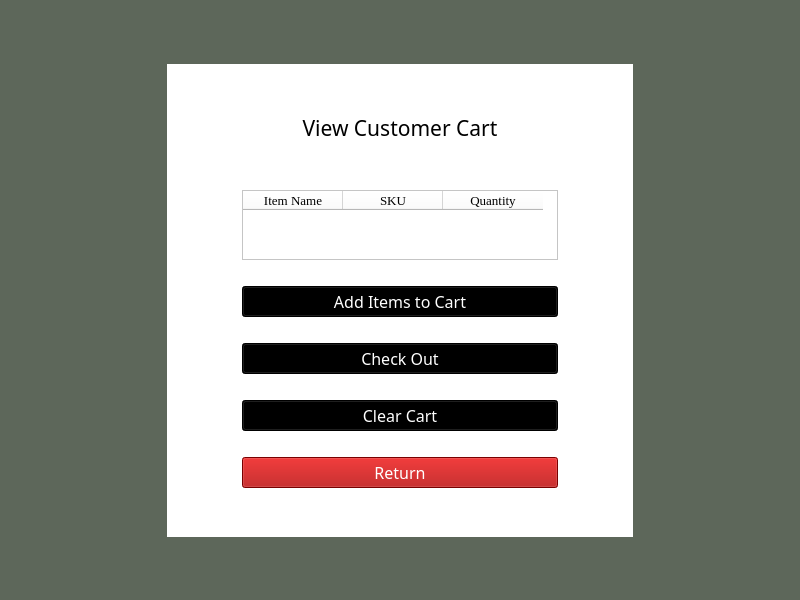
<?xml version="1.0" encoding="UTF-8"?>
<ui version="4.0">
 <class>MainWindow</class>
 <widget class="QMainWindow" name="MainWindow">
  <property name="geometry">
   <rect>
    <x>0</x>
    <y>0</y>
    <width>800</width>
    <height>600</height>
   </rect>
  </property>
  <property name="windowTitle">
   <string>Limitless Loyalty</string>
  </property>
  <property name="styleSheet">
   <string notr="true">background-color: rgb(93, 103, 90);</string>
  </property>
  <widget class="QWidget" name="centralwidget">
   <layout class="QGridLayout" name="gridLayout_2">
    <item row="1" column="2">
     <spacer name="horizontalSpacer_2">
      <property name="orientation">
       <enum>Qt::Horizontal</enum>
      </property>
      <property name="sizeHint" stdset="0">
       <size>
        <width>40</width>
        <height>20</height>
       </size>
      </property>
     </spacer>
    </item>
    <item row="0" column="1">
     <spacer name="verticalSpacer_2">
      <property name="orientation">
       <enum>Qt::Vertical</enum>
      </property>
      <property name="sizeHint" stdset="0">
       <size>
        <width>20</width>
        <height>40</height>
       </size>
      </property>
     </spacer>
    </item>
    <item row="2" column="1">
     <spacer name="verticalSpacer">
      <property name="orientation">
       <enum>Qt::Vertical</enum>
      </property>
      <property name="sizeHint" stdset="0">
       <size>
        <width>20</width>
        <height>40</height>
       </size>
      </property>
     </spacer>
    </item>
    <item row="1" column="0">
     <spacer name="horizontalSpacer_6">
      <property name="orientation">
       <enum>Qt::Horizontal</enum>
      </property>
      <property name="sizeHint" stdset="0">
       <size>
        <width>40</width>
        <height>20</height>
       </size>
      </property>
     </spacer>
    </item>
    <item row="1" column="1">
     <widget class="QWidget" name="gridWidget" native="true">
      <property name="styleSheet">
       <string notr="true">background-color: rgb(255, 255, 255);</string>
      </property>
      <layout class="QGridLayout" name="gridLayout">
       <item row="6" column="2">
        <widget class="QTableWidget" name="tableWidget">
         <property name="font">
          <font>
           <family>Times New Roman</family>
           <pointsize>12</pointsize>
          </font>
         </property>
         <property name="horizontalScrollBarPolicy">
          <enum>Qt::ScrollBarAsNeeded</enum>
         </property>
         <property name="sizeAdjustPolicy">
          <enum>QAbstractScrollArea::AdjustToContents</enum>
         </property>
         <property name="alternatingRowColors">
          <bool>false</bool>
         </property>
         <attribute name="horizontalHeaderCascadingSectionResizes">
          <bool>true</bool>
         </attribute>
         <attribute name="horizontalHeaderMinimumSectionSize">
          <number>50</number>
         </attribute>
         <attribute name="horizontalHeaderStretchLastSection">
          <bool>false</bool>
         </attribute>
         <column>
          <property name="text">
           <string>Item Name</string>
          </property>
          <property name="font">
           <font>
            <family>Times New Roman</family>
            <pointsize>10</pointsize>
           </font>
          </property>
         </column>
         <column>
          <property name="text">
           <string>SKU</string>
          </property>
          <property name="font">
           <font>
            <family>Times New Roman</family>
            <pointsize>10</pointsize>
           </font>
          </property>
         </column>
         <column>
          <property name="text">
           <string>Quantity</string>
          </property>
          <property name="font">
           <font>
            <family>Times New Roman</family>
            <pointsize>10</pointsize>
           </font>
          </property>
         </column>
        </widget>
       </item>
       <item row="13" column="2">
        <widget class="QPushButton" name="clearCartBtn">
         <property name="font">
          <font>
           <family>Bell MT</family>
           <pointsize>12</pointsize>
          </font>
         </property>
         <property name="styleSheet">
          <string notr="true">background-color: rgb(0, 0, 0);
color: rgb(255, 255, 255);</string>
         </property>
         <property name="text">
          <string>Clear Cart</string>
         </property>
        </widget>
       </item>
       <item row="1" column="2">
        <spacer name="verticalSpacer_3">
         <property name="orientation">
          <enum>Qt::Vertical</enum>
         </property>
         <property name="sizeHint" stdset="0">
          <size>
           <width>20</width>
           <height>40</height>
          </size>
         </property>
        </spacer>
       </item>
       <item row="4" column="2">
        <spacer name="horizontalSpacer_3">
         <property name="orientation">
          <enum>Qt::Horizontal</enum>
         </property>
         <property name="sizeHint" stdset="0">
          <size>
           <width>40</width>
           <height>20</height>
          </size>
         </property>
        </spacer>
       </item>
       <item row="6" column="4">
        <spacer name="verticalSpacer_7">
         <property name="orientation">
          <enum>Qt::Vertical</enum>
         </property>
         <property name="sizeHint" stdset="0">
          <size>
           <width>20</width>
           <height>40</height>
          </size>
         </property>
        </spacer>
       </item>
       <item row="12" column="2">
        <spacer name="horizontalSpacer_8">
         <property name="orientation">
          <enum>Qt::Horizontal</enum>
         </property>
         <property name="sizeHint" stdset="0">
          <size>
           <width>40</width>
           <height>20</height>
          </size>
         </property>
        </spacer>
       </item>
       <item row="3" column="1" colspan="3">
        <widget class="QLabel" name="errMsg">
         <property name="font">
          <font>
           <family>Times New Roman</family>
           <pointsize>10</pointsize>
          </font>
         </property>
         <property name="styleSheet">
          <string notr="true">color: rgb(255, 255, 255);</string>
         </property>
         <property name="text">
          <string>&lt;DEFAULT ERROR TEXT&gt;</string>
         </property>
         <property name="alignment">
          <set>Qt::AlignCenter</set>
         </property>
        </widget>
       </item>
       <item row="2" column="1" colspan="3">
        <widget class="QLabel" name="label">
         <property name="font">
          <font>
           <family>Bell MT</family>
           <pointsize>16</pointsize>
          </font>
         </property>
         <property name="text">
          <string>View Customer Cart</string>
         </property>
         <property name="alignment">
          <set>Qt::AlignCenter</set>
         </property>
        </widget>
       </item>
       <item row="7" column="2">
        <spacer name="horizontalSpacer_4">
         <property name="orientation">
          <enum>Qt::Horizontal</enum>
         </property>
         <property name="sizeHint" stdset="0">
          <size>
           <width>40</width>
           <height>20</height>
          </size>
         </property>
        </spacer>
       </item>
       <item row="14" column="2">
        <spacer name="horizontalSpacer_7">
         <property name="orientation">
          <enum>Qt::Horizontal</enum>
         </property>
         <property name="sizeHint" stdset="0">
          <size>
           <width>40</width>
           <height>20</height>
          </size>
         </property>
        </spacer>
       </item>
       <item row="16" column="2">
        <spacer name="verticalSpacer_4">
         <property name="orientation">
          <enum>Qt::Vertical</enum>
         </property>
         <property name="sizeHint" stdset="0">
          <size>
           <width>20</width>
           <height>40</height>
          </size>
         </property>
        </spacer>
       </item>
       <item row="15" column="2">
        <widget class="QPushButton" name="returnBtn">
         <property name="font">
          <font>
           <family>Bell MT</family>
           <pointsize>12</pointsize>
          </font>
         </property>
         <property name="styleSheet">
          <string notr="true">background-color: rgb(170, 0, 0);
color: rgb(255, 255, 255);</string>
         </property>
         <property name="text">
          <string>Return</string>
         </property>
         <property name="autoDefault">
          <bool>true</bool>
         </property>
        </widget>
       </item>
       <item row="6" column="0">
        <spacer name="verticalSpacer_5">
         <property name="orientation">
          <enum>Qt::Vertical</enum>
         </property>
         <property name="sizeHint" stdset="0">
          <size>
           <width>20</width>
           <height>40</height>
          </size>
         </property>
        </spacer>
       </item>
       <item row="9" column="2">
        <spacer name="horizontalSpacer_9">
         <property name="orientation">
          <enum>Qt::Horizontal</enum>
         </property>
         <property name="sizeHint" stdset="0">
          <size>
           <width>40</width>
           <height>20</height>
          </size>
         </property>
        </spacer>
       </item>
       <item row="11" column="2">
        <widget class="QPushButton" name="checkOutBtn">
         <property name="font">
          <font>
           <family>Bell MT</family>
           <pointsize>12</pointsize>
          </font>
         </property>
         <property name="styleSheet">
          <string notr="true">background-color: rgb(0, 0, 0);
color: rgb(255, 255, 255);</string>
         </property>
         <property name="text">
          <string>Check Out</string>
         </property>
        </widget>
       </item>
       <item row="8" column="2">
        <widget class="QPushButton" name="addItemsToCartBtn">
         <property name="font">
          <font>
           <family>Bell MT</family>
           <pointsize>12</pointsize>
          </font>
         </property>
         <property name="styleSheet">
          <string notr="true">background-color: rgb(0, 0, 0);
color: rgb(255, 255, 255);</string>
         </property>
         <property name="text">
          <string>Add Items to Cart</string>
         </property>
        </widget>
       </item>
       <item row="4" column="3">
        <spacer name="horizontalSpacer_5">
         <property name="orientation">
          <enum>Qt::Horizontal</enum>
         </property>
         <property name="sizeHint" stdset="0">
          <size>
           <width>40</width>
           <height>20</height>
          </size>
         </property>
        </spacer>
       </item>
       <item row="6" column="1">
        <spacer name="horizontalSpacer">
         <property name="orientation">
          <enum>Qt::Horizontal</enum>
         </property>
         <property name="sizeHint" stdset="0">
          <size>
           <width>40</width>
           <height>20</height>
          </size>
         </property>
        </spacer>
       </item>
      </layout>
     </widget>
    </item>
   </layout>
  </widget>
 </widget>
 <resources/>
 <connections/>
</ui>
